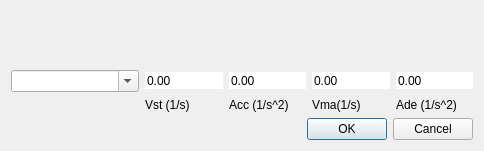
<?xml version="1.0" encoding="UTF-8"?>
<ui version="4.0">
 <class>WLPamWidget</class>
 <widget class="QDialog" name="WLPamWidget">
  <property name="geometry">
   <rect>
    <x>0</x>
    <y>0</y>
    <width>484</width>
    <height>151</height>
   </rect>
  </property>
  <property name="minimumSize">
   <size>
    <width>0</width>
    <height>150</height>
   </size>
  </property>
  <property name="windowTitle">
   <string>Motion parameters</string>
  </property>
  <layout class="QGridLayout" name="gridLayout">
   <item row="4" column="2">
    <widget class="QDialogButtonBox" name="buttonBox">
     <property name="standardButtons">
      <set>QDialogButtonBox::Cancel|QDialogButtonBox::Ok</set>
     </property>
    </widget>
   </item>
   <item row="1" column="1" colspan="2">
    <layout class="QHBoxLayout" name="horizontalLayout">
     <item>
      <widget class="QDoubleSpinBox" name="sbVst">
       <property name="minimumSize">
        <size>
         <width>70</width>
         <height>0</height>
        </size>
       </property>
       <property name="frame">
        <bool>false</bool>
       </property>
       <property name="buttonSymbols">
        <enum>QAbstractSpinBox::NoButtons</enum>
       </property>
       <property name="prefix">
        <string/>
       </property>
       <property name="suffix">
        <string/>
       </property>
       <property name="maximum">
        <double>1000000.000000000000000</double>
       </property>
      </widget>
     </item>
     <item>
      <widget class="QDoubleSpinBox" name="sbAac">
       <property name="minimumSize">
        <size>
         <width>70</width>
         <height>0</height>
        </size>
       </property>
       <property name="frame">
        <bool>false</bool>
       </property>
       <property name="buttonSymbols">
        <enum>QAbstractSpinBox::NoButtons</enum>
       </property>
       <property name="decimals">
        <number>2</number>
       </property>
      </widget>
     </item>
     <item>
      <widget class="QDoubleSpinBox" name="sbVma">
       <property name="minimumSize">
        <size>
         <width>70</width>
         <height>0</height>
        </size>
       </property>
       <property name="frame">
        <bool>false</bool>
       </property>
       <property name="buttonSymbols">
        <enum>QAbstractSpinBox::NoButtons</enum>
       </property>
       <property name="maximum">
        <double>1000000.000000000000000</double>
       </property>
      </widget>
     </item>
     <item>
      <widget class="QDoubleSpinBox" name="sbAde">
       <property name="minimumSize">
        <size>
         <width>70</width>
         <height>0</height>
        </size>
       </property>
       <property name="frame">
        <bool>false</bool>
       </property>
       <property name="buttonSymbols">
        <enum>QAbstractSpinBox::NoButtons</enum>
       </property>
       <property name="decimals">
        <number>2</number>
       </property>
      </widget>
     </item>
    </layout>
   </item>
   <item row="0" column="0" colspan="2">
    <spacer name="verticalSpacer">
     <property name="orientation">
      <enum>Qt::Vertical</enum>
     </property>
     <property name="sizeHint" stdset="0">
      <size>
       <width>20</width>
       <height>40</height>
      </size>
     </property>
    </spacer>
   </item>
   <item row="3" column="1" colspan="2">
    <layout class="QHBoxLayout" name="horizontalLayout_2">
     <item>
      <widget class="QLabel" name="label_2">
       <property name="accessibleDescription">
        <string notr="true"/>
       </property>
       <property name="text">
        <string>Vst (1/s)</string>
       </property>
      </widget>
     </item>
     <item>
      <widget class="QLabel" name="label">
       <property name="accessibleDescription">
        <string notr="true"/>
       </property>
       <property name="text">
        <string>Acc (1/s^2)</string>
       </property>
      </widget>
     </item>
     <item>
      <widget class="QLabel" name="label_4">
       <property name="accessibleDescription">
        <string notr="true"/>
       </property>
       <property name="text">
        <string>Vma(1/s)</string>
       </property>
      </widget>
     </item>
     <item>
      <widget class="QLabel" name="label_3">
       <property name="accessibleDescription">
        <string notr="true"/>
       </property>
       <property name="text">
        <string>Ade (1/s^2)</string>
       </property>
      </widget>
     </item>
    </layout>
   </item>
   <item row="1" column="0">
    <widget class="QComboBox" name="cbEditName">
     <property name="minimumSize">
      <size>
       <width>128</width>
       <height>0</height>
      </size>
     </property>
     <property name="editable">
      <bool>true</bool>
     </property>
    </widget>
   </item>
  </layout>
 </widget>
 <layoutdefault spacing="6" margin="11"/>
 <resources/>
 <connections/>
</ui>
